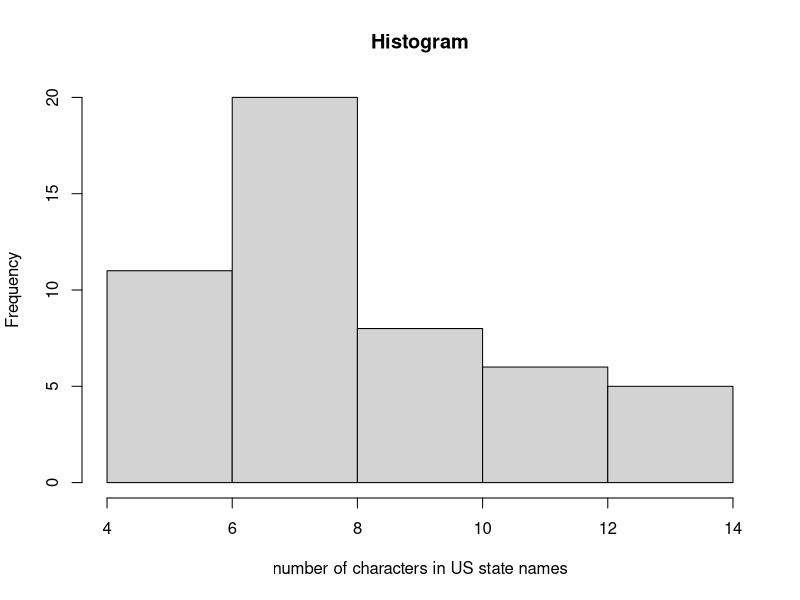

Reproduce this figure in R.
states= rownames(USArrests)
states

#get states names with 'w'

grep(pattern = 'w', x= states, value = TRUE)

#get states names with "W"
grep(pattern ='W', x=toupper(states), value = TRUE)


#Prob02-Prepare a histogram of the number of characters in each US state

m<- nchar(states)
m
hist(m, main = "Histogram", xlab = "number of characters in US state names")
